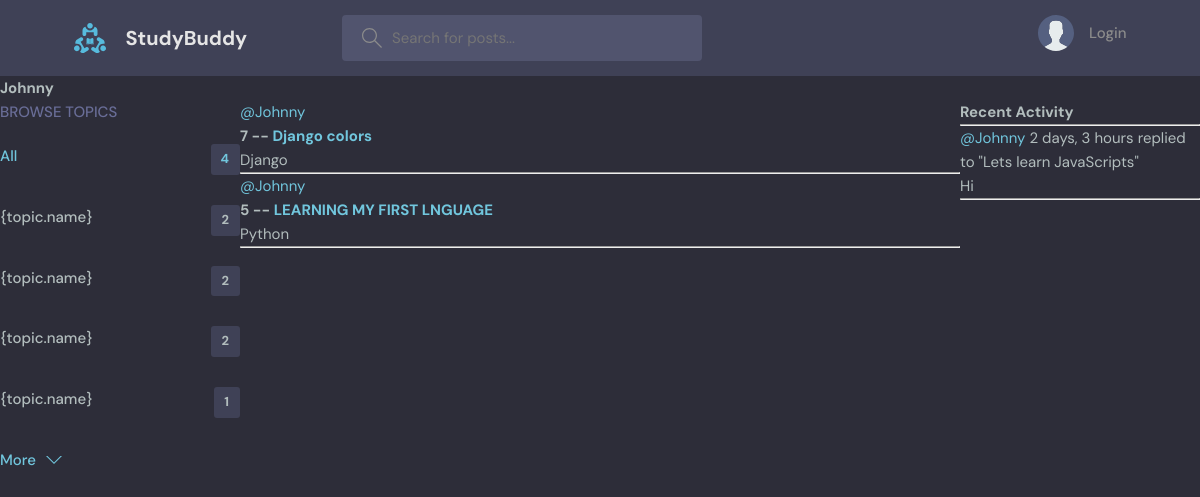
The app's page /profile/2/ with its own data.
### base/models.py (models this page shows, shortened)
class Topic(models.Model):
    name = models.CharField(max_length=200)

class Room(models.Model):
    host = models.ForeignKey(User, on_delete=models.SET_NULL, null=True)
    topic = models.ForeignKey(Topic, on_delete=models.SET_NULL, null=True)
    name = models.CharField(max_length=200)
    description = models.TextField(null=True, blank=True)
    participants = models.ManyToManyField(User, related_name='participants', blank=True)
    updated = models.DateTimeField(auto_now=True)
    created = models.DateTimeField(auto_now_add=True)
    class Meta:
        ordering = ['-updated', '-created']
    def __str__(self):
        return self.name

class Message(models.Model):
    user = models.ForeignKey(User, on_delete=models.CASCADE)
    room = models.ForeignKey(Room, on_delete=models.CASCADE)
    body = models.TextField()
    updated = models.DateTimeField(auto_now=True)
    created = models.DateTimeField(auto_now_add=True)
    class Meta:
        ordering = ['-updated', '-created']
    def __str__(self):
        return self.body[0:50]

### base/views.py (the view)
# urls.py: path('profile/<str:pk>/', views.userProfile, name='user-profile'),
def userProfile(request, pk):
    user = User.objects.get(id=pk)
    rooms = user.room_set.all()
    room_messages = user.message_set.all()
    topics = Topic.objects.all()
    context = {'user': user, 'rooms': rooms,
            'room_messages': room_messages, 'topics': topics}
    return render(request, 'base/profile.html', context)

### base/templates/base/profile.html (shortened to what this page needs)
{% extends 'main.html' %}
{% block content %}
<h1>{{user.username}}</h1>
<div class="profile-container">
    <div>
        {% include 'base/topics_component.html' %}
    </div>
    <div>
        {% include 'base/feed_component.html' %}
    </div>
    <div>
        {% include 'base/activity_component.html' %}
    </div>
</div>
{% endblock content %}

### base/templates/base/topics_component.html
<div class="topics">
    <div class="topics__header">
      <h2>Browse Topics</h2>
    </div>
    <ul class="topics__list">
      <li>
        <a href="{% url 'home' %}" class="active">All <span>{{topics.count}}</span></a>
      </li>
      {% for topic in topics %}
      <li>
        <a href="{% url 'home' %}?q={{topic.name}}">{topic.name}<span>{{topic.room_set.count}}</span></a>
      </li>
      {% endfor %}
    </ul>
    <a class="btn btn--link" href="topics.html">
      More
      <svg version="1.1" xmlns="http://www.w3.org/2000/svg" width="32" height="32" viewBox="0 0 32 32">
        <title>chevron-down</title>
        <path d="M16 21l-13-13h-3l16 16 16-16h-3l-13 13z"></path>
      </svg>
    </a>
  </div>

### base/templates/base/feed_component.html (shortened to what this page needs)
{% for room in rooms %}
<div>
    <a href="{% url 'user-profile' room.host.id %}">@{{room.host.username}}</a>
    <h5>{{room.id}} -- <a href="{% url 'room' room.id %}">{{room.name}}</a></h5>
    <small>{{room.topic.name}}</small>
    <hr>
</div>
{% endfor %}

### base/templates/base/activity_component.html (shortened to what this page needs)
<h3>Recent Activity</h3>
<hr>
{% for message in room_messages %}
<div>
    <small><a href="{% url 'user-profile' message.user.id %}">@{{message.user}}</a> {{message.created|timesince}}</small>
    <small>replied to "{{message.room}}"</small>
    <p>{{message}}</p>
    <hr>
</div>
{% endfor %}

### static/styles/style.css (style rules this page uses)
:root { --color-main: #71c6dd; --color-main-light: #e1f6fb; --color-dark: #3f4156; --color-dark-medium: #51546e; --color-dark-light: #696d97; --color-light: #e5e5e5; --color-gray: #8b8b8b; --color-light-gray: #b2bdbd; --color-bg: #2d2d39; --color-success: #5dd693; --color-error: #fc4b0b; }
* { font-family: "DM Sans", -apple-system, BlinkMacSystemFont, "Segoe UI", Roboto, Oxygen, Ubuntu, Cantarell, "Open Sans", "Helvetica Neue", sans-serif; margin: 0; padding: 0; box-sizing: border-box; text-rendering: optimizeLegibility; font-size: inherit; }
html { font-size: 56.25%; }
@media only screen and (min-width: 1200px) { html { font-size: 62.5%; } }
body { line-height: 1.6; font-weight: 400; font-size: 1.5rem; color: var(--color-light-gray); background-color: var(--color-bg); min-height: 100vh; }
a { display: inline-block; color: var(--color-main); text-decoration: none; }
.btn { background-color: transparent; border: none; display: inline-flex; align-items: center; gap: 1rem; cursor: pointer; transition: all ease-in-out 0.3s; padding: 1rem 2rem; border-radius: 5px; box-shadow: 1px 1px 3px 1px rgba(0, 0, 0, 0.15); font-weight: 500; }
.btn--link { border-radius: 0; padding: 0; color: var(--color-main); box-shadow: none; }
.btn > svg { fill: currentColor; width: 1.6rem; height: 1.6rem; }
.topics__header { margin-bottom: 2rem; }
.topics__header h2 { text-transform: uppercase; font-weight: 500; color: var(--color-dark-light); }
.topics__list { list-style: none; }
.topics__list li a { display: flex; justify-content: space-between; margin-bottom: 3rem; font-weight: 500; color: var(--color-light-gray); transition: all 0.3s ease-in-out; }
.topics__list li a.active, .topics__list li a:hover { color: var(--color-main); }
.topics__list li a span { padding: 0.5rem 1rem; background-color: var(--color-dark); border-radius: 3px; font-size: 1.3rem; font-weight: 700; letter-spacing: 1px; }

### base/templates/base/profile.html (style rules this page uses)
.profile-container { display: grid; grid-template-columns: 1fr 3fr 1fr; }

### records on screen
Topic: room_set.count "2"
Topic: room_set.count "2"
Topic: room_set.count "2"
Topic: room_set.count "1"
Room: host.username "Johnny", id "7", name "Django colors", topic.name "Django"
Room: host.username "Johnny", id "5", name "LEARNING MY FIRST LNGUAGE", topic.name "Python"
Message: user "Johnny", created "2 days, 3 hours", room "Lets learn JavaScripts", body "Hi"

### other values on screen
{{ user.username }} "Johnny"
{{ topics.count }} "4"
